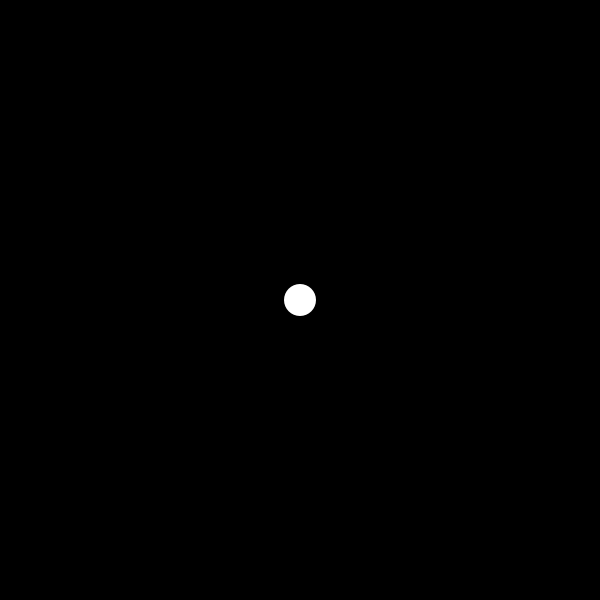
Frame 1 (no input)
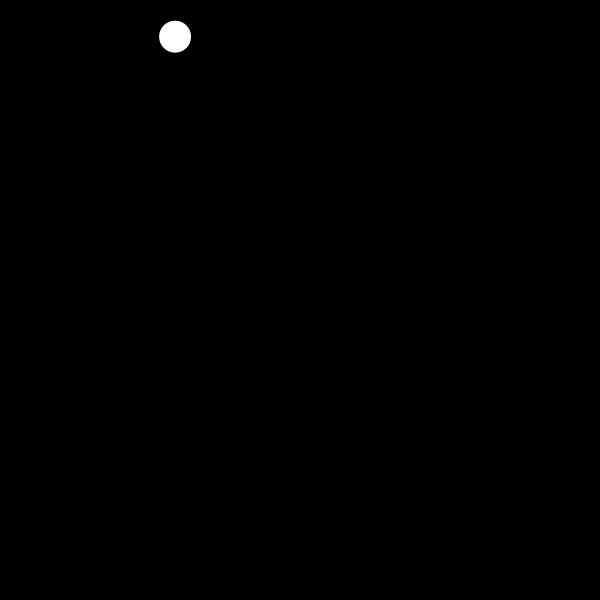
Frame 60 (the mouse pressed at the canvas centre just before this capture)
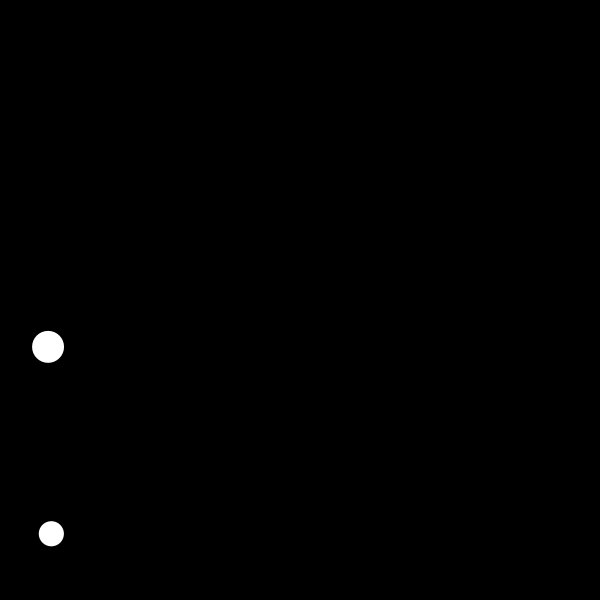
Frame 120 (the mouse held since frame 60 and released just before this capture)

The Processing sketch that drew these frames (run headless with seeded random() and noise(); from frame 60 on, the mouse is pressed at the canvas centre):

// Processing sketch: Ball
// ── Ball.pde
ArrayList<Body> balls;

void setup() {
  size(600, 600);
  balls = new ArrayList<Body>();
  balls.add(new Body(new PVector(width / 2, height / 2), 16));
}

void mousePressed() {
  balls.add(new Body(new PVector(mouseX, mouseY), random(10, 20)));
}

void draw() {
  background(0);
  for (Body b : balls) {
    b.render();
    b.update();
    b.bounce();
  }
}

// ── Body.pde
class Body {
  PVector pos, vel;
  float r, d;
  Body(PVector pos_, float r_) {
    pos = pos_;
    vel = PVector.random2D();
    vel.mult(random(3, 7));
    r = r_;
    d = r * 2;
  }

  void bounce() {
    if (pos.x > width - r) {
      pos.x = width - r;
      vel.x *= -1;
    }
    if (pos.x < r) {
      pos.x = r;
      vel.x *= -1;
    }
    if (pos.y > height - r) {
      pos.y = height - r;
      vel.y *= -1;
    }
    if (pos.y < r) {
      pos.y = r;
      vel.y *= -1;
    }
  }

  void update() {
    pos.add(vel);
  }

  void render() {
    noStroke();
    fill(255);
    ellipse(pos.x, pos.y, d, d);
  }
}
